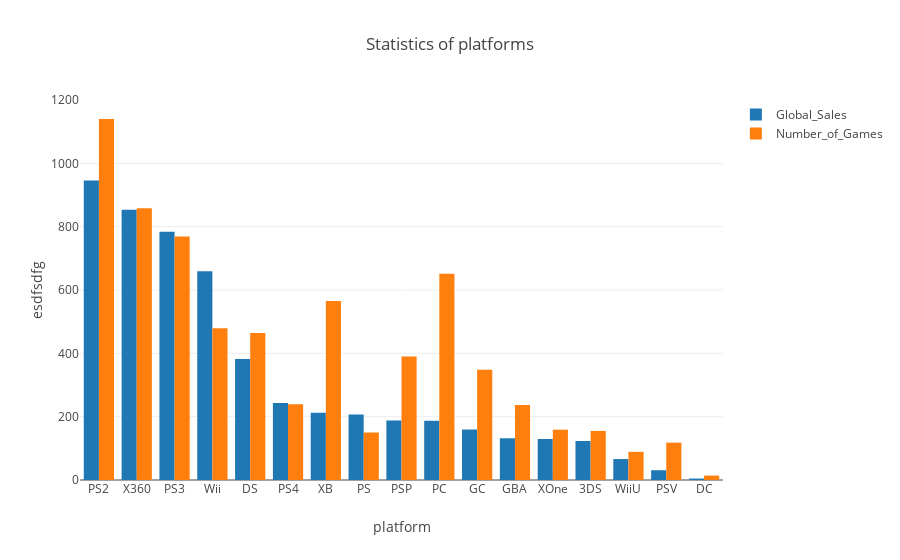

The code cell stored with this chart in its notebook:
### Code cell
# создаем линию
trace0 = go.Bar(
    x=platform_df.index,
    y=platform_df.Global_Sales,
    name='Global_Sales'
)

# создаем линию
trace1 = go.Bar(
    x=platform_df.index,
    y=platform_df.Number_of_Games,
    name='Number_of_Games'
)

data=[trace0, trace1]
layout = {'title': 'Statistics of platforms', 'xaxis': {'title': 'platform'}, 'yaxis': {'title': 'esdfsdfg'}}

fig = go.Figure(data=data, layout=layout)
iplot(fig, show_link=False)

### Figure 1 — Plotly figure (JSON) as saved in the notebook; plotly's stock layout.template omitted (floating-point values rounded to 4 significant figures)
{"data": [{"name": "Global_Sales", "type": "bar", "uid": "053e7122-5a32-4330-bb3d-8bce4bda44e2", "x": ["PS2", "X360", "PS3", "Wii", "DS", "PS4", "XB", "PS", "PSP", "PC", "GC", "GBA", "XOne", "3DS", "WiiU", "PSV", "DC"], "y": [946.0, 853.3, 784.3, 659.0, 382.3, 243.0, 212.1, 206.6, 187.9, 187.1, 159.4, 131.8, 129.6, 123.2, 66.08, 30.88, 4.55]}, {"name": "Number_of_Games", "type": "bar", "uid": "3ee47143-552f-46b0-8349-81c742dbdc28", "x": ["PS2", "X360", "PS3", "Wii", "DS", "PS4", "XB", "PS", "PSP", "PC", "GC", "GBA", "XOne", "3DS", "WiiU", "PSV", "DC"], "y": [1140, 858, 769, 479, 464, 239, 565, 150, 390, 651, 348, 237, 159, 155, 89, 118, 14]}], "layout": {"title": {"text": "Statistics of platforms"}, "xaxis": {"title": {"text": "platform"}}, "yaxis": {"title": {"text": "esdfsdfg"}}}}
